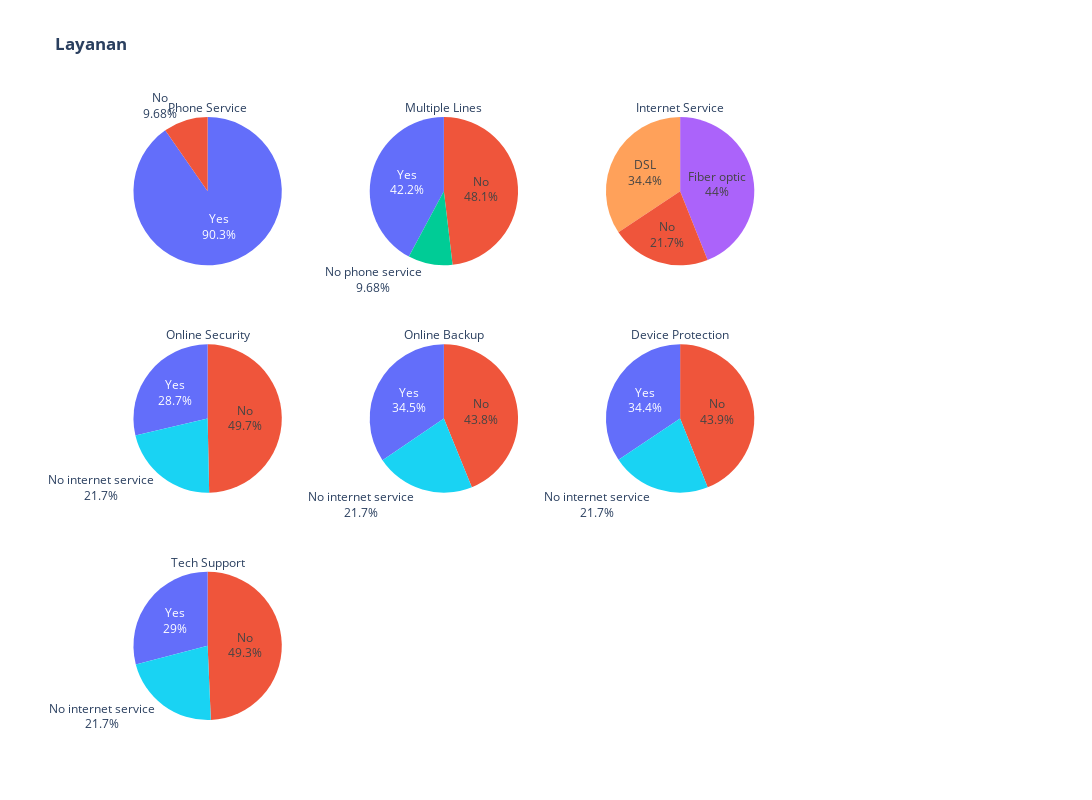

The code cell stored with this chart in its notebook:
### Markdown cell above
### Layanan

### Code cell
fig = make_subplots(rows=3, 
                    cols=4,                                             
                    specs=[[{'type':'domain'}, {'type':'domain'},{'type':'domain'},{'type':'domain'}],
                            [{'type':'domain'}, {'type':'domain'},{'type':'domain'},None], 
                            [{'type':'domain'},None,None,None]])

fig.add_trace(go.Pie(labels = df["PhoneService"],
                     title  = "Phone Service",
                     textinfo= 'label+percent', 
                     name   =  "Berlangganan?"),
              1, 1)

fig.add_trace(go.Pie(labels = df["MultipleLines"], 
                     title  = "Multiple Lines",
                     textinfo= 'label+percent',
                     name   =  "Berlangganan?"),
              1, 2)

fig.add_trace(go.Pie(labels = df["InternetService"], 
                     title  = "Internet Service",
                      textinfo= 'label+percent',
                     name   =  "Berlangganan?"),
              1, 3)

fig.add_trace(go.Pie(labels = df["OnlineSecurity"], 
                     title  = "Online Security",
                     textinfo= 'label+percent',
                     name   =  "Berlangganan?"),
              2, 1)

fig.add_trace(go.Pie(labels = df["OnlineBackup"], 
                     title  = "Online Backup",
                     textinfo= 'label+percent',
                     name   =  "Berlangganan?"),
              2, 2)

fig.add_trace(go.Pie(labels = df["DeviceProtection"], 
                     title  = "Device Protection",
                     textinfo= 'label+percent',
                     name   =  "Berlangganan?"),
              2, 3)

fig.add_trace(go.Pie(labels = df["TechSupport"], 
                     title  = "Tech Support",
                     textinfo= 'label+percent',
                     name   =  "Berlangganan?"),
              3, 1)

fig.update_layout(title_text="<b>Layanan<b>",
                  showlegend= False,  
                  width=1100, 
                  height=800
                 )

fig.show()
plotly.offline.plot(fig, filename = 'plot.html')

### Figure 1 — Plotly figure (JSON) as saved in the notebook; plotly's stock layout.template omitted (floating-point values rounded to 4 significant figures; data arrays with more than 128 entries replaced by an {"elided": "..."} marker saying what was removed)
{"data": [{"domain": {"x": [0, 0.2125], "y": [0.7333, 1]}, "labels": {"elided": "7043 str values"}, "name": "Berlangganan?", "textinfo": "label+percent", "title": {"text": "Phone Service"}, "type": "pie"}, {"domain": {"x": [0.2625, 0.475], "y": [0.7333, 1]}, "labels": {"elided": "7043 str values"}, "name": "Berlangganan?", "textinfo": "label+percent", "title": {"text": "Multiple Lines"}, "type": "pie"}, {"domain": {"x": [0.525, 0.7375], "y": [0.7333, 1]}, "labels": {"elided": "7043 str values"}, "name": "Berlangganan?", "textinfo": "label+percent", "title": {"text": "Internet Service"}, "type": "pie"}, {"domain": {"x": [0, 0.2125], "y": [0.3667, 0.6333]}, "labels": {"elided": "7043 str values"}, "name": "Berlangganan?", "textinfo": "label+percent", "title": {"text": "Online Security"}, "type": "pie"}, {"domain": {"x": [0.2625, 0.475], "y": [0.3667, 0.6333]}, "labels": {"elided": "7043 str values"}, "name": "Berlangganan?", "textinfo": "label+percent", "title": {"text": "Online Backup"}, "type": "pie"}, {"domain": {"x": [0.525, 0.7375], "y": [0.3667, 0.6333]}, "labels": {"elided": "7043 str values"}, "name": "Berlangganan?", "textinfo": "label+percent", "title": {"text": "Device Protection"}, "type": "pie"}, {"domain": {"x": [0, 0.2125], "y": [0, 0.2667]}, "labels": {"elided": "7043 str values"}, "name": "Berlangganan?", "textinfo": "label+percent", "title": {"text": "Tech Support"}, "type": "pie"}], "layout": {"height": 800, "showlegend": false, "title": {"text": "<b>Layanan<b>"}, "width": 1100}}
